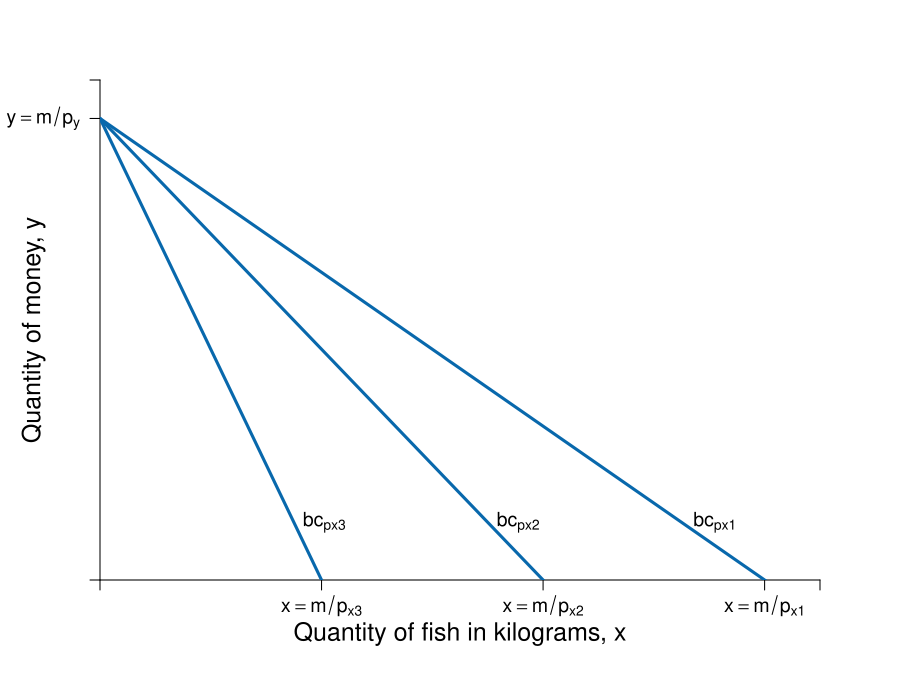

Write the R code that produced this figure.
require(shape)
pdf(file = "budget_pchange.pdf", width = 9, height = 7)

#Set parameters for graphics
axislabelsize <- 1.5
labelsize <- 1.2
graphlinewidth <- 3
segmentlinewidth <- 2

COL <- c("#7fc97f", "#beaed4", "#fdc086", "#ffff99", "#386cb0", "#f0027f", "#bf5b17", "#666666")
COLA <- c("#99d8c9","#66c2a4","#41ae76", "#238b45", "#005824")
COLB <- c("#4eb3d3", "#2b8cbe", "#0868ac","#084081")

#Edited the margins to cater for the larger LHS labels
par(mar =  c(6, 5, 4, 4))

mrsA <- function(x, rmax = 10, xmax = 20) {
  rmax - (rmax/xmax)*x
}


uA <- function(x, y, rmax = 2, xmax = 12) {
  y + rmax*x - (1/2)*(rmax/xmax)*x^2
}

indiffA1 <- function(x, uA = 10, rmax = 2.5, xmax = 10) {
  uA - rmax*x + (1/2)*(rmax/xmax)*(x^2)
}


bcA <- function(x, w = 20, p = 2) {
  w - p*x
}


xlims <- c(0, 13)
ylims <- c(0, 13)

npts <- 501 
x <- seq(xlims[1], xlims[2], length.out = npts)
y <- seq(ylims[1], ylims[2], length.out = npts) 
a <- c(13, 15, 17)

plot(0, 0, xlim = xlims, ylim = ylims, type = "n",
     xlab = expression(paste("")),
     ylab = expression(paste("")), 
     xaxt = "n", 
     yaxt = "n", 
     cex.lab = axislabelsize, 
     bty = "n",
     xaxs="i", 
     yaxs="i")

# ticksy <- seq(from = 0, to = ylims[2], by = 2)
# ylabels <- seq(from = 0, to = ylims[2], by = 2)
# ticksx <- seq(from = 0, to = xlims[2], by = 2)
# xlabels <- seq(from = 0, to = xlims[2], by = 2)
ticksy <- c(0, 12, ylims[2])
ylabels <- c(NA, expression(paste(y == m/p[y])), NA)
ticksx <- c(0, 4, 8, 12, xlims[2])
xlabels <- c(NA, expression(paste(x == m/p[x3])), expression(paste(x == m/p[x2])), expression(paste(x == m/p[x1])), NA)

axis(1, at = ticksx, pos = 0, labels = xlabels, cex.axis = labelsize)
axis(2, at = ticksy, pos = 0, labels = ylabels, las = 1, cex.axis = labelsize)

npts <- 500 
xx1 <- seq(xlims[1], xlims[2], length.out = npts)

lines(xx1, bcA(xx1, w = 12, p = 1), col = COLB[3], lwd = graphlinewidth)
lines(xx1, bcA(xx1, w = 12, p = 1.5), col = COLB[3], lwd = graphlinewidth)
lines(xx1, bcA(xx1, w = 12, p = 3), col = COLB[3], lwd = graphlinewidth)
#lines(xx1, indiffA1(xx1, uA = 20, rmax = 2.5, xmax = 10), col = COLB[4], lwd = graphlinewidth)



mtext(expression(paste("Quantity of fish in kilograms, ", x)), side=1, line = 2.5, cex = axislabelsize)
text(-1.2, 0.5*ylims[2], expression(paste("Quantity of money, ", y)), xpd = TRUE, cex = axislabelsize, srt = 90) 

#segments(4.11765, 6.17647, 5.88, 8.88, lty = 1, col = COL[2] , lwd = graphlinewidth)
#text(7.3, 3, expression("Pareto Efficient"))
#text(7.3, 2.5, expression("Curve"))
#Arrows(7.3, 3.5, 7.3, 6.1, col = "black", lty = 1, lwd = 2, arr.type = "triangle", arr.lwd = 0.5)

#Label the iso-welfare functions for the HG, Aisha
text(4.05, 1.5, expression(bc[px3]), cex = labelsize)
text(7.55, 1.5, expression(bc[px2]), cex = labelsize)
text(11.1, 1.5, expression(bc[px1]), cex = labelsize)
#text(6.6, 8.3, expression(u[4]^A))

#Label the indifference curves for the HG, Betty
# text(7.6, 17, expression(u[1]^B))
# text(6.75, 17, expression(u[2]^B))
# text(6, 17, expression(u[3]^B))
#text(3.4, 6.9, expression(v[4]^B))

#Label mrs function
#text(10, 8, expression(paste(mrs(x,y) == r[max] - frac(r[max], x[max])*x)))
#Arrows(10, 7.5, 10, 5.6, col = "black", lty = 1, lwd = 2, arr.type = "triangle", arr.lwd = 0.5)

#Label satiation
#text(20, 4, expression(paste(x[max] == "Point")))
#text(20, 3, expression(paste("of Satiation")))
#Arrows(20, 2.5, 20, 0.5, col = "black", lty = 1, lwd = 2, arr.type = "triangle", arr.lwd = 0.5)

#Label highest willingness to pay
# text(5, 10.5, expression(paste(r[max] == "Maximum")))
# text(5, 9.5, expression(paste("Willingness to Pay")))
# Arrows(3, 10, 0.5, 10, col = "black", lty = 1, lwd = 2, arr.type = "triangle", arr.lwd = 0.5)


# contour(x, y, 
#         outer(x, y, uA),
#         #labels = c("v1", "v2", "v3"),
#         drawlabels = FALSE,
#         col = COLA[3],
#         #xlab = expression(paste("A's Apples, ", x)),
#         #ylab = expression(paste("A's Oranges, ", y)),
#         #cex.lab = axislabelsize,
#         lwd = graphlinewidth,
#         levels = a, 
#         xaxs="i", 
#         yaxs="i", 
#         add = TRUE)

#segments(0, 6, 6, 6, lty = 2, col = "gray" , lwd = segmentlinewidth)
#segments(6, 0, 6, 6, lty = 2, col = "gray" , lwd = segmentlinewidth)
#points(6, 6, pch = 16, col = "black", cex = 1.5)

# par(new = TRUE)
# 
# #Use the same x and ylims as previously, but with locations switched
# xlims2 <- c(18, 0)
# ylims2 <- c(18, 0)

#Leave the ylab and xlab blank to ensure no axes titles
# plot(0, 0, xlim = xlims2, ylim = ylims2, type = "n",
#      xlab = expression(paste("")),
#      ylab = expression(paste("")),
#      xaxt = "n", 
#      yaxt = "n", 
#      cex.lab = 1.3, 
#      bty = "n",
#      xaxs="i", 
#      yaxs="i")
# 
# 
# lines(xx1, indiffAlow(xx1, uA = 46.08, alpha = 16, beta = 1/24), col = COL[2], lwd = graphlinewidth)


#Set up axes at sides 3 and 4 (top and right)
# axis(side = 3, at = ticksx, pos = 0, labels = xlabels)
# axis(side = 4, at = ticksy, pos = 0, labels = ylabels, las = 0)
# mtext("B's Apples, x", side=3, line = 2.5, cex = axislabelsize)
# text(-0.8, 7, expression(paste("B's Oranges, y")), xpd = TRUE, cex = axislabelsize, srt = 270) 
# 
# #Add arrows:
# arrows(-0.8, 10, -0.8, 14, xpd = TRUE, length=0.1,angle=40,lwd=3)
# arrows(6.2, -1.8, 9, -1.8, xpd = TRUE, length=0.1,angle=40,lwd=3)
# 

#Customize ticks and labels for the plot
#ticksy <- seq(from = 0, to = 15, by = 1)
#ylabels <- seq(from = 0, to = 15, by = 1)
#ticksx <- seq(from = 0, to = 10, by = 1)
#xlabels <- seq(from = 0, to = 10, by = 1)
#axis(1, at = ticksx, pos = 0, labels = xlabels)
#axis(2, at = ticksy, pos = 0, labels = ylabels, las = 0)

dev.off()
